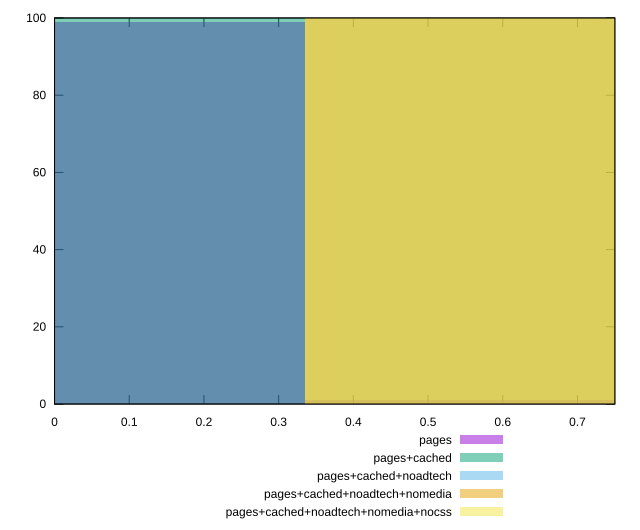

Reproduce this figure in gnuplot.
reset

$pages <<EOF
0 99
0.6709131366855204 1
EOF

$pagesCached <<EOF
0 100
EOF

$pagesCachedNoadtech <<EOF
0.6709131366855204 100
EOF

$pagesCachedNoadtechNomedia <<EOF
0.6709131366855204 100
EOF

$pagesCachedNoadtechNomediaNocss <<EOF
0.6709131366855204 100
EOF

set key outside below
set boxwidth 0.6709131366855204
set xrange [0:0.75]
set yrange [0:100]
set trange [0:100]
set style fill transparent solid 0.5 noborder
set terminal svg size 640, 530 enhanced background rgb 'white'
set output "report_00012_2021-02-09T11:01:39.952Z/uses-text-compression/comparison/histogram/all_score.svg"

plot $pages title "pages" with boxes, \
     $pagesCached title "pages+cached" with boxes, \
     $pagesCachedNoadtech title "pages+cached+noadtech" with boxes, \
     $pagesCachedNoadtechNomedia title "pages+cached+noadtech+nomedia" with boxes, \
     $pagesCachedNoadtechNomediaNocss title "pages+cached+noadtech+nomedia+nocss" with boxes

reset
